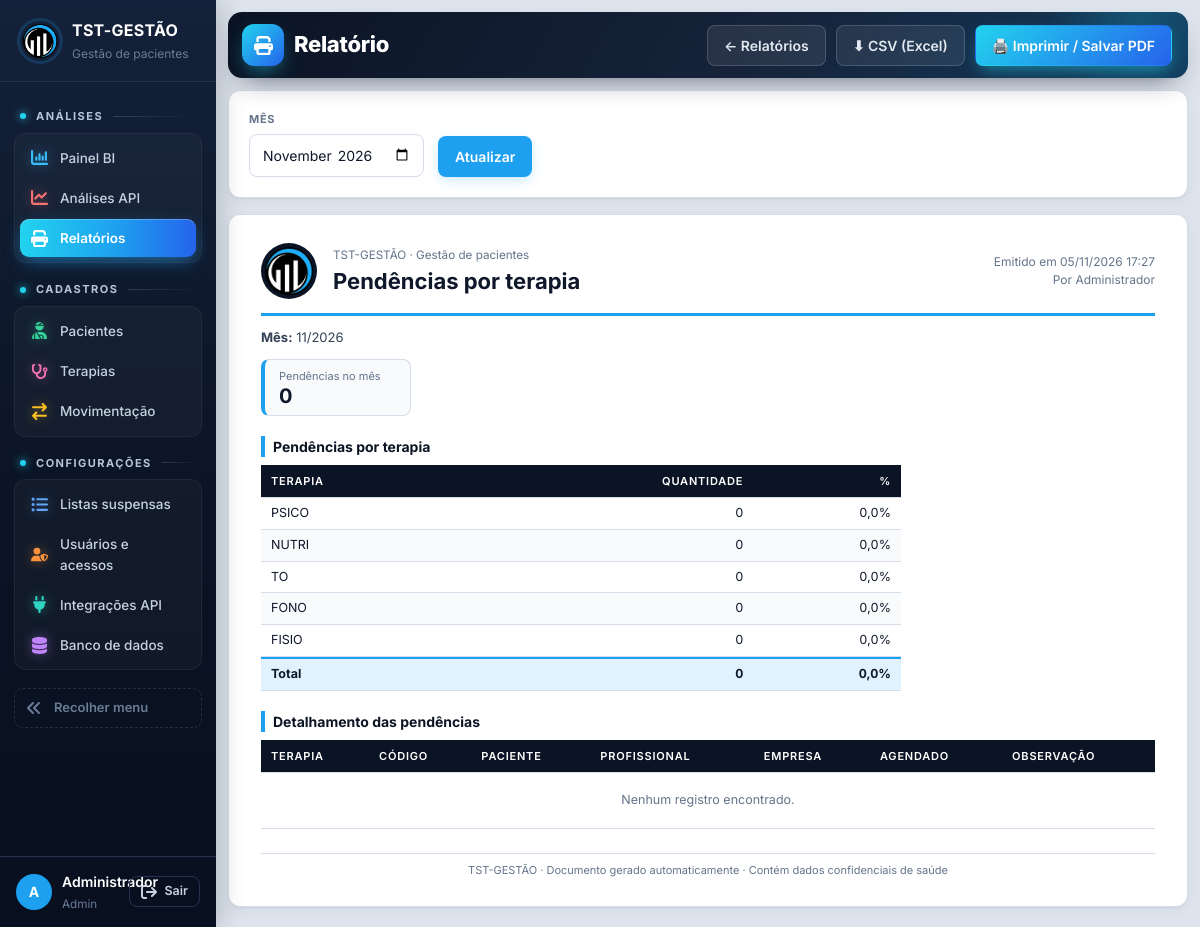
Screenshot of /relatorios/pendencias (signed in) with the database file from the repository.
### tables this page shows
CREATE TABLE usuarios (
    id INTEGER PRIMARY KEY AUTOINCREMENT,
    usuario TEXT NOT NULL UNIQUE COLLATE NOCASE,
    nome TEXT NOT NULL,
    senha_hash TEXT NOT NULL,
    nivel TEXT NOT NULL DEFAULT 'consulta',
    ativo INTEGER NOT NULL DEFAULT 1,
    trocar_senha INTEGER NOT NULL DEFAULT 0
);

CREATE TABLE opcoes (
    id INTEGER PRIMARY KEY AUTOINCREMENT,
    lista TEXT NOT NULL,
    valor TEXT NOT NULL,
    UNIQUE (lista, valor)
);

### tst_gestao/app.py (the view)
    @app.route("/relatorios/<slug>")
    def relatorio(slug):
        if slug not in rel.REL:
            abort(404)
        dados = rel.gerar(slug, request.args)
        if request.args.get("formato") == "csv":
            nome = f"tst-{slug}-{dados['gerado_em']:%Y%m%d}.csv"
            return Response(rel.para_csv(dados), mimetype="text/csv", headers={"Content-Disposition": f'attachment; filename="{nome}"'})
        return render_template("relatorio.html", ativa="relatorios", d=dados, periodos=rel.PERIODOS, situacoes=rel.SITUACOES)

### tst_gestao/banco.py (called while the page is built, shortened)
def cfg_padrao() -> dict:
    return {"motor": "sqlite"}

def ler_config() -> dict:
    env = os.environ.get("TST_DB_MOTOR")
    if env == "sqlite":
        return cfg_padrao()
    try:
        mtime = CONFIG_PATH.stat().st_mtime_ns
    except OSError:
        return cfg_padrao()

def abrir(cfg: dict | None = None, *, banco_mestre: bool = False) -> Conexao:
    cfg = cfg or ler_config()
    motor = cfg.get("motor", "sqlite")
    if motor == "sqlite":
        arquivo = Path(cfg.get("arquivo") or DB_PATH)
        arquivo.parent.mkdir(parents=True, exist_ok=True)
        raw = sqlite3.connect(arquivo, timeout=15)
        raw.row_factory = sqlite3.Row
        raw.execute("PRAGMA foreign_keys = ON")
        return Conexao(raw, "sqlite")

def conectar() -> Conexao:
    return abrir(ler_config())

    def execute(self, sql: str, params=()):
        if self.motor == "sqlite":
            return self.raw.execute(sql, params)
        return Cursor(self).executar(sql, params)

    def commit(self):
        self.raw.commit()

    def close(self):
        try:
            self.raw.close()
        except Exception:
            pass

    def __enter__(self):
        return self

    def __exit__(self, tipo, valor, tb):
        try:
            self.rollback() if tipo else self.commit()
        finally:
            self.close()
        return False

### tst_gestao/bi.py (called while the page is built)
def _parse(value: str | None, fallback: date) -> date:
    try:
        return datetime.strptime(value or "", "%Y-%m-%d").date()
    except ValueError:
        return fallback

def _periodos(ref: date) -> dict[str, tuple[str, str]]:
    d = ref.isoformat()
    m = ref.strftime("%Y-%m")
    return {"dia": (d, d), "mes": (m + "-01", m + "-31"), "ano": (f"{ref.year}-01-01", f"{ref.year}-12-31")}

### tst_gestao/db.py (called while the page is built)
def connect() -> Conexao:
    return conectar()

### tst_gestao/relatorios.py (called while the page is built)
def mes_br(v) -> str:
    return f"{v[5:7]}/{v[:4]}" if v and re.fullmatch(r"\d{4}-\d{2}", v) else (v or "—")

def pct(parte: int, total: int) -> str:
    return f"{parte * 100 / total:.1f}".replace(".", ",") + "%" if total else "0,0%"

def contagem(rows, titulo: str, rotulo: str, vazio: str = "Não informado") -> dict:
    dados = [(r[0] or vazio, r[1]) for r in rows]
    total = sum(t for _, t in dados)
    return {
        "titulo": titulo,
        "colunas": [rotulo, "Quantidade", "%"],
        "linhas": [[n, t, pct(t, total)] for n, t in dados],
        "rodape": ["Total", total, "100,0%" if total else "0,0%"],
    }

### tst_gestao/templates/relatorio.html (shortened to what this page needs)
{% extends "base.html" %}
{% set f = d.meta.filtros %}
{% block cabecalho %}Relatório{% endblock %}
{% block acoes %}
<a class="btn ghost" href="{{ url_for('relatorios') }}">← Relatórios</a>
<a class="btn ghost" href="{{ url_for('relatorio', slug=d.slug, formato='csv', **request.args) }}">⬇ CSV (Excel)</a>
<button class="btn primary" type="button" onclick="window.print()">🖨️ Imprimir / Salvar PDF</button>
{% endblock %}
{% block conteudo %}
{% if f %}
<form class="card rel-filtros no-print" method="get">
  {% if 'mes' in f %}<label>Mês<input type="month" name="mes" value="{{ d.params.mes }}"></label>{% endif %}
  <button class="btn primary" type="submit">Atualizar</button>
</form>
{% endif %}
<article class="folha">
  <header class="folha-topo">
    <img src="{{ url_for('static', filename='logo.png') }}" alt="TST">
    <div class="folha-tit"><small>TST-GESTÃO · Gestão de pacientes</small><h2>{{ d.titulo }}</h2></div>
    <div class="folha-meta">Emitido em {{ d.gerado_em.strftime('%d/%m/%Y %H:%M') }}<br>Por {{ usuario['nome'] }}</div>
  </header>
  <div class="folha-filtros">{% for k, v in d.filtros %}<span><b>{{ k }}:</b> {{ v }}</span>{% endfor %}</div>
  <div class="kpis">{% for k, v in d.resumo %}<div class="kpi"><small>{{ k }}</small><strong>{{ v }}</strong></div>{% endfor %}</div>
  {% for s in d.secoes %}
  <section class="folha-sec">
    <h3>{{ s.titulo }}</h3><div class="rel-scroll">
    <table class="rel-tab{{ ' compacta' if s.rodape }}">
      <thead><tr>{% for c in s.colunas %}{% set v = s.linhas[0][loop.index0] if s.linhas else '' %}<th{% if v is number or (v is string and (v[-1:] == '%' or v[:2] == 'R$')) %} class="num"{% endif %}>{{ c }}</th>{% endfor %}</tr></thead>
      <tbody>
      {% for l in s.linhas %}<tr>{% for c in l %}<td{% if c is number or (c is string and (c[-1:] == '%' or c[:2] == 'R$')) %} class="num"{% endif %}>{{ c }}</td>{% endfor %}</tr>
      {% else %}<tr><td colspan="{{ s.colunas|length }}" class="vazio">Nenhum registro encontrado.</td></tr>{% endfor %}
      </tbody>
      {% if s.rodape %}<tfoot><tr>{% for c in s.rodape %}<td{% if c is number or (c is string and c[-1:] == '%') %} class="num"{% endif %}>{{ c }}</td>{% endfor %}</tr></tfoot>{% endif %}
    </table></div>
  </section>
  {% endfor %}
  <footer class="folha-rodape">TST-GESTÃO · Documento gerado automaticamente · Contém dados confidenciais de saúde</footer>
</article>
{% endblock %}

### tst_gestao/templates/base.html (shortened to what this page needs)
<!doctype html>
<html lang="pt-BR">
<head>
<link rel="stylesheet" href="{{ url_for('static', filename='app.css') }}">
</head>
<body>
{% set COR_IC = {'evolucao': '#f87171', 'bi': '#38bdf8', 'relatorios': '#a78bfa', 'pacientes': '#34d399', 'terapias': '#f472b6', 'movimentacao': '#fbbf24', 'listas': '#60a5fa', 'usuarios': '#fb923c', 'integracoes': '#2dd4bf', 'banco': '#c084fc'} %}
{% macro item(rota, chave, icone, texto) %}<a href="{{ rota }}" class="{{ 'on' if ativa == chave }}" data-tip="{{ texto }}" style="--ic:{{ COR_IC.get(icone, '#94a3b8') }}"><svg class="ic"><use href="#i-{{ icone }}"/></svg><span class="tx">{{ texto }}</span></a>{% endmacro %}
{% set grupo = {'dashboard': 'Análises', 'analises': 'Análises', 'relatorios': 'Análises', 'pacientes': 'Cadastros', 'terapias': 'Cadastros', 'movimentacao': 'Cadastros',
  'listas': 'Configurações', 'usuarios': 'Configurações', 'integracoes': 'Configurações', 'banco': 'Configurações', 'perfil': 'Minha conta'} %}
<aside class="sidebar">
  <div class="brand"><img src="{{ url_for('static', filename='logo.png') }}" alt="TST"><div class="tx"><strong>TST-GESTÃO</strong><small>Gestão de pacientes</small></div></div>
  <nav>
    <span class="nav-sec">Análises</span>
    <div class="nav-grupo">
    {{ item(url_for('index'), 'dashboard', 'bi', 'Painel BI') }}
    {{ item(url_for('analises'), 'analises', 'evolucao', 'Análises API') }}
    {{ item(url_for('relatorios'), 'relatorios', 'relatorios', 'Relatórios') }}
    </div>
    <span class="nav-sec">Cadastros</span>
    <div class="nav-grupo">
    {{ item(url_for('cadastro', ent='pacientes'), 'pacientes', 'pacientes', 'Pacientes') }}
    {{ item(url_for('cadastro', ent='terapias'), 'terapias', 'terapias', 'Terapias') }}
    {{ item(url_for('cadastro', ent='movimentacao'), 'movimentacao', 'movimentacao', 'Movimentação') }}
    </div>
    {% if nivel >= 3 %}<span class="nav-sec">Configurações</span>
    <div class="nav-grupo">
    {{ item(url_for('listas'), 'listas', 'listas', 'Listas suspensas') }}
    {% if nivel >= 4 %}{{ item(url_for('usuarios'), 'usuarios', 'usuarios', 'Usuários e acessos') }}
    {{ item(url_for('integracoes'), 'integracoes', 'integracoes', 'Integrações API') }}
    {{ item(url_for('pagina_banco'), 'banco', 'banco', 'Banco de dados') }}{% endif %}
    </div>{% endif %}
    <button type="button" class="recolher" id="btn-recolher" data-tip="Expandir menu"><svg class="ic"><use href="#i-recolher"/></svg><span class="tx">Recolher menu</span></button>
  </nav>
  <div class="userbox">
    <a href="{{ url_for('perfil') }}" class="{{ 'on' if ativa == 'perfil' }}" title="Meu perfil"><span class="avatar">{{ usuario['nome'][:1]|upper }}</span><span class="tx"><b>{{ usuario['nome'] }}</b><small>{{ usuario['nivel']|capitalize }}</small></span></a>
    <form method="post" action="{{ url_for('logout') }}"><input type="hidden" name="csrf_token" value="{{ csrf_token }}"><button class="btn ghost sm" type="submit" title="Sair do sistema"><svg class="ic"><use href="#i-sair"/></svg><span class="tx">Sair</span></button></form>
  </div>
</aside>
<main class="content">
  {% set ic_pag = {'dashboard': 'bi', 'analises': 'evolucao', 'perfil': 'perfil'}.get(ativa, ativa) %}
  {% block topo %}<header class="bi-topo topo-pag"><div class="bt-tit"><i class="bt-ic"><svg class="ic"><use href="#i-{{ ic_pag or 'bi' }}"/></svg></i><span class="bt-trilha">{% block trilha %}{{ grupo.get(ativa, 'TST-GESTÃO') }}{% endblock %} <b>›</b></span><h1>{% block cabecalho %}{% endblock %}</h1></div><div class="actions">{% block acoes %}{% endblock %}</div></header>{% endblock %}
  {% block conteudo %}{% endblock %}
</main>
</body>
</html>

### rows the page displays
usuarios: nome "A", nome "Administrador", nivel "Admin"
opcoes: valor "PSICO", l "0" "0,0%"
opcoes: valor "NUTRI", l "0" "0,0%"
opcoes: valor "TO", l "0" "0,0%"
opcoes: valor "FONO", l "0" "0,0%"
opcoes: valor "FISIO", l "0" "0,0%"

### other values shown
{{ texto }} "Painel BI Análises API Relatórios Pacientes Terapias Movimentação Listas suspensas Usuários e acessos Integrações API Banco de dados"
{{ d.titulo }} "Pendências por terapia"
{{ d.gerado_em.strftime('%d/%m/%Y %H:%M') }} "05/11/2026 17:27"
{{ k }} "Mês"
{{ v }} "11/2026"
{{ k }} "Pendências no mês"
{{ v }} "0"
{{ s.titulo }} "Pendências por terapia" "Detalhamento das pendências"
{{ c }} "TERAPIA" "QUANTIDADE" "%" "TERAPIA" "CÓDIGO" "PACIENTE" "PROFISSIONAL" "EMPRESA" "AGENDADO" "OBSERVAÇÃO"
{{ c }} "Total" "0" "0,0%"
